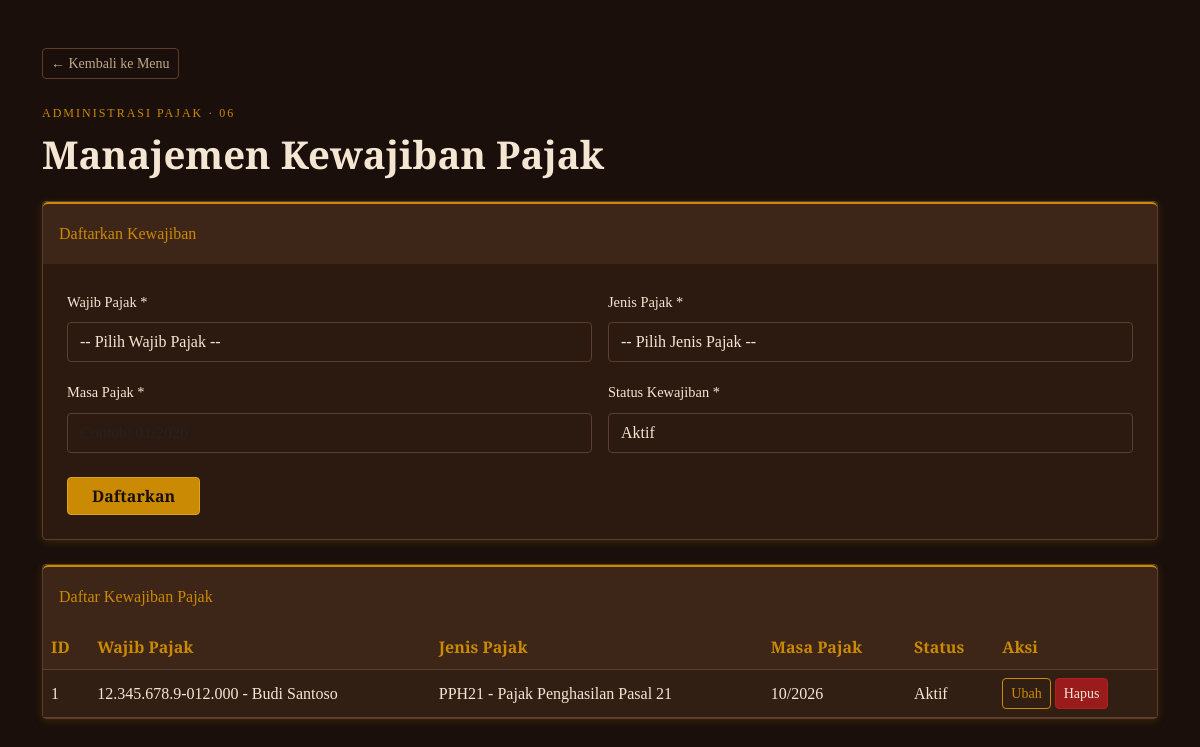
The app's page /kewajiban_pajak.php with its own data.
### tables this page shows
CREATE TABLE `kewajiban_pajak` (
  `id_kewajiban` int NOT NULL,
  `id_wajib_pajak` int NOT NULL,
  `id_jenis_pajak` int NOT NULL,
  `masa_pajak` varchar(20) NOT NULL,
  `status_kewajiban` enum('Aktif','Tidak Aktif') DEFAULT 'Aktif'
);

CREATE TABLE `wajib_pajak` (
  `id_wajib_pajak` int NOT NULL,
  `npwp` varchar(30) NOT NULL,
  `nama_wajib_pajak` varchar(150) NOT NULL,
  `jenis_wajib_pajak` enum('Orang Pribadi','Badan') NOT NULL,
  `alamat` text,
  `email` varchar(100) DEFAULT NULL,
  `no_telepon` varchar(20) DEFAULT NULL
);

CREATE TABLE `jenis_pajak` (
  `id_jenis_pajak` int NOT NULL,
  `kode_pajak` varchar(20) NOT NULL,
  `nama_pajak` varchar(100) NOT NULL,
  `deskripsi` text
);

### kewajiban_pajak.php (the view, shortened to what this page needs)
<?php
include 'config.php';
function runQuery($conn, $sql) {
    $result = mysqli_query($conn, $sql);
    return $result;
}
$editData = null;
?>
<!DOCTYPE html>
<html lang="id">
<head>
    <link href="https://cdn.jsdelivr.net/npm/bootstrap@5.3.0/dist/css/bootstrap.min.css" rel="stylesheet">
</head>
<body>
<main class="container py-4 py-lg-5">
    <a href="index.php" class="btn btn-outline-secondary btn-sm mb-4">&larr; Kembali ke Menu</a>
    <p class="eyebrow mb-2">Administrasi Pajak · 06</p>
    <h1 class="mb-4">Manajemen Kewajiban Pajak</h1>
    <section class="card mb-4">
        <div class="card-header py-3"><?= $editData ? 'Ubah Kewajiban' : 'Daftarkan Kewajiban' ?></div>
        <div class="card-body">
            <form method="POST">
                <div class="row g-3">
                    <div class="col-md-6">
                        <label class="form-label">Wajib Pajak *</label>
                        <select name="id_wajib_pajak" class="form-select" required>
                            <option value="">-- Pilih Wajib Pajak --</option>
                        </select>
                    </div>
                    <div class="col-md-6">
                        <label class="form-label">Jenis Pajak *</label>
                        <select name="id_jenis_pajak" class="form-select" required>
                            <option value="">-- Pilih Jenis Pajak --</option>
                        </select>
                    </div>
                    <div class="col-md-6">
                        <label class="form-label">Masa Pajak *</label>
                        <input type="text" name="masa_pajak" maxlength="20" placeholder="Contoh: 01/2026" class="form-control" required value="<?= htmlspecialchars($editData['masa_pajak'] ?? '', ENT_QUOTES, 'UTF-8') ?>">
                    </div>
                    <div class="col-md-6">
                        <label class="form-label">Status Kewajiban *</label>
                        <select name="status_kewajiban" class="form-select" required>
                            <option value="Aktif" <?= ($editData['status_kewajiban'] ?? 'Aktif') === 'Aktif' ? 'selected' : '' ?>>Aktif</option>
                        </select>
                    </div>
                </div>
                <div class="mt-4">
                    <button type="submit" name="<?= $editData ? 'update' : 'simpan' ?>" class="btn btn-primary px-4"><?= $editData ? 'Simpan Perubahan' : 'Daftarkan' ?></button>
                </div>
            </form>
        </div>
    </section>
    <section class="card">
        <div class="card-header py-3">Daftar Kewajiban Pajak</div>
        <div class="card-body p-0"><div class="table-responsive">
            <table class="table table-striped table-hover">
                <thead><tr><th>ID</th><th>Wajib Pajak</th><th>Jenis Pajak</th><th>Masa Pajak</th><th>Status</th><th>Aksi</th></tr></thead>
                <tbody>
                <?php
                $sql = "SELECT k.*, w.npwp, w.nama_wajib_pajak, j.kode_pajak, j.nama_pajak
                        FROM kewajiban_pajak k
                        JOIN wajib_pajak w ON k.id_wajib_pajak=w.id_wajib_pajak
                        JOIN jenis_pajak j ON k.id_jenis_pajak=j.id_jenis_pajak
                        ORDER BY k.id_kewajiban DESC";
                $query = runQuery($conn, $sql);
                while ($row = mysqli_fetch_assoc($query)):
                ?>
                    <tr>
                        <td><?= (int)$row['id_kewajiban'] ?></td>
                        <td><?= htmlspecialchars($row['npwp'] . ' - ' . $row['nama_wajib_pajak'], ENT_QUOTES, 'UTF-8') ?></td>
                        <td><?= htmlspecialchars($row['kode_pajak'] . ' - ' . $row['nama_pajak'], ENT_QUOTES, 'UTF-8') ?></td>
                        <td><?= htmlspecialchars($row['masa_pajak'], ENT_QUOTES, 'UTF-8') ?></td>
                        <td><?= htmlspecialchars($row['status_kewajiban'], ENT_QUOTES, 'UTF-8') ?></td>
                        <td class="text-nowrap">
                            <a href="?edit=<?= (int)$row['id_kewajiban'] ?>" class="btn btn-outline-warning btn-sm">Ubah</a>
                            <a href="?hapus=<?= (int)$row['id_kewajiban'] ?>" class="btn btn-danger btn-sm" onclick="return confirm('Hapus kewajiban pajak ini?')">Hapus</a>
                        </td>
                    </tr>
                <?php endwhile; ?>
                </tbody>
            </table>
        </div></div>
    </section>
</main>
</body>
</html>

### kewajiban_pajak.php (style rules this page uses)
:root { --bg:#1A0F0A;--surface:#2C1A10;--raised:#3D2517;--gold:#CA8A04;--border:#5C3D2E;--text:#F5E6D3;--muted:#BFA98A }
body { background:var(--bg);color:var(--text);font-family:'Spectral',serif;line-height:1.7 }
h1,h2,.form-label,.card-header,.table th,.eyebrow { font-family:'Cinzel',serif }
h1 { font-size:clamp(1.7rem,4vw,2.4rem);font-weight:700 }
.eyebrow { color:var(--gold);letter-spacing:2px;text-transform:uppercase;font-size:.75rem }
.card { background:var(--surface);border:1px solid var(--border);border-radius:4px;box-shadow:0 2px 8px #CA8A0433 }
.card-header { background:var(--raised);color:var(--gold);border:0;border-top:2px solid var(--gold) }
.card-body { padding:24px }
.form-label { color:var(--text);font-size:.9rem }
.form-control,.form-select { min-height:40px;background:var(--surface);color:var(--text);border:1px solid var(--border);border-radius:4px }
.form-select option { background:var(--surface);color:var(--text) }
.table { --bs-table-color:var(--text);--bs-table-bg:var(--surface);--bs-table-border-color:var(--border);--bs-table-striped-bg:#321f14;--bs-table-striped-color:var(--text);--bs-table-hover-bg:var(--raised);--bs-table-hover-color:var(--text);margin:0 }
.table th { color:var(--gold);background:var(--raised);white-space:nowrap }
.table td,.table th { vertical-align:middle }
.btn { font-family:'Cinzel',serif;border-radius:4px }
.btn-primary { background:var(--gold);border-color:#DAA520;color:var(--bg);font-weight:700 }
.btn-outline-secondary { color:var(--muted);border-color:var(--border) }
.btn-outline-warning { color:var(--gold);border-color:var(--gold) }
.btn-danger { background:#991B1B;border-color:#B91C1C;color:var(--text) }

### records on screen
kewajiban_pajak: id_kewajiban "1", id_wajib_pajak.nama_wajib_pajak "12.345.678.9-012.000 - Budi Santoso", id_jenis_pajak.nama_pajak "PPH21 - Pajak Penghasilan Pasal 21", masa_pajak "10/2026", status_kewajiban "Aktif"
